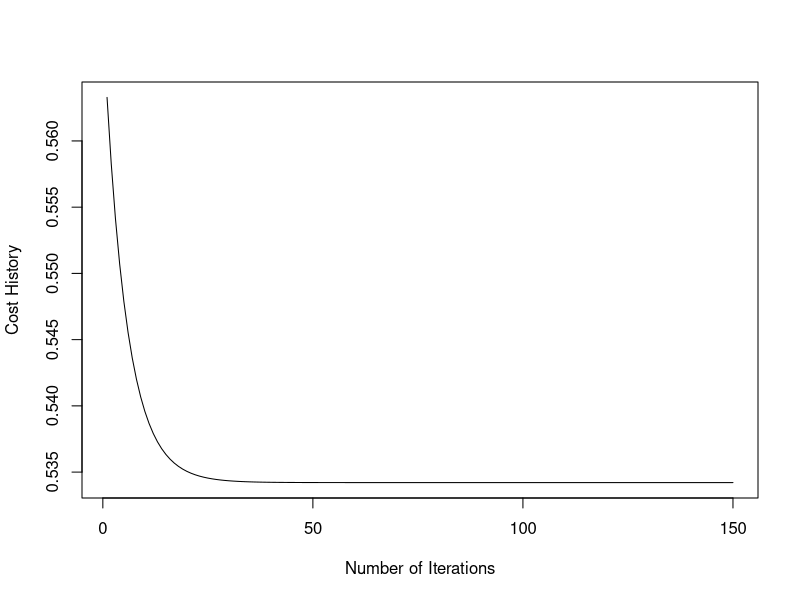

The R script that drew this image:
## ---- chunk 1
knitr::opts_chunk$set(echo = TRUE, comment = "#>")
## ---- chunk 2
set.seed(11)
x <- matrix(rnorm(400), ncol = 4)
y <- rnorm(100)
m <- length(y)
X <- cbind(rep(1, 100), x)
theta <- rep(0,5)
## ---- chunk 3
head(x)
head(X)
## ---- chunk 4
r_lm_mod <- lm(y ~ X - 1)
r_lm_mod
## ---- chunk 5
beta <- solve(t(X) %*%  X) %*% t(X) %*% y
beta
## ---- chunk 6
cost <- function(X, y, theta){
   m <- length(y)
   J <- sum((X %*% theta - y) ^ 2) / (2 * m)
   return(J)
}
## ---- chunk 7
grad_descent <- function(X, y, theta, alpha, num_iters){
  m <- length(y)
  J_hist <- rep(0, num_iters)
  for(i in 1:num_iters){

# this is a vectorized form for the gradient of the cost function
# X is a 100 x 5 matrix, theta is a 5x1 column vector, y is a 100x1 column vector
# X transpose is a 5 x 100 matrix. So t(X)%*%(X%*%theta - y) is a 5x1 column vector
    theta <- theta - alpha * (1 / m) * (t(X) %*% (X %*% theta - y))
    
# this for-loop records the cost history for every iterative move of the gradient descent,
# and it is obtained for plotting number of iterations against cost history.
    J_hist[i]  <- cost(X, y, theta)
  }
# for a R function to return two values, we need to use a list to store them:
  results <- list(theta, J_hist)
  return(results)
}
## ---- chunk 8
alpha <- 0.1
num_iters <- 150
results <- grad_descent(X, y, theta, alpha, num_iters)
theta <- results[[1]]
cost_hist <- results[[2]]
print(theta)
print(r_lm_mod)
print(cost_hist)
## ---- chunk 9
plot(1:num_iters, cost_hist, type = 'l', xlab = "Number of Iterations", 
     ylab = "Cost History")
